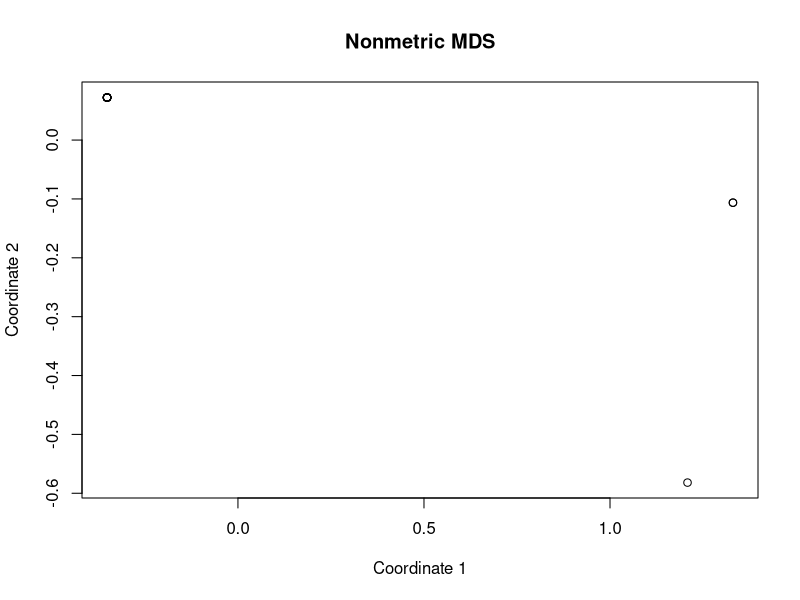

Generate this figure with R: (Note: this script raises an error after producing the figure.)
setwd("/home/sonya/Dropbox/PhD_thesis/PhD_thesis/uchastki_svodka")

biotop <- read.csv2("biotops.csv")
str(biotop)

#делаем матрицу
biotop_m <- as.matrix(biotop[,2:15])
rownames(biotop_m) <- biotop[,1]

#считаем расстояние. 
library(cluster)
library(vegan)

#Попробуем Брей-Кертиса
dist_bray <- vegdist(t(biotop_m), "bray")

#Попробуем Жаккард
dist_jac <- vegdist(t(biotop_m), "jaccard")

# ============= Белое море - считаем non-metric MDS ============
library(MASS)
biotop_nMDS<-isoMDS(dist_bray)
biotop_nMDS<-isoMDS(dist_jac)


x <- biotop_nMDS$points[,1]
y <- biotop_nMDS$points[,2]

plot(x, y, xlab="Coordinate 1", ylab="Coordinate 2", main="Nonmetric MDS")

legend(legend=levels(White_sizestr_matrx_annotation$area), x="topleft", pch=15, col=seq(1:length(levels(White_sizestr_matrx_annotation$area))))